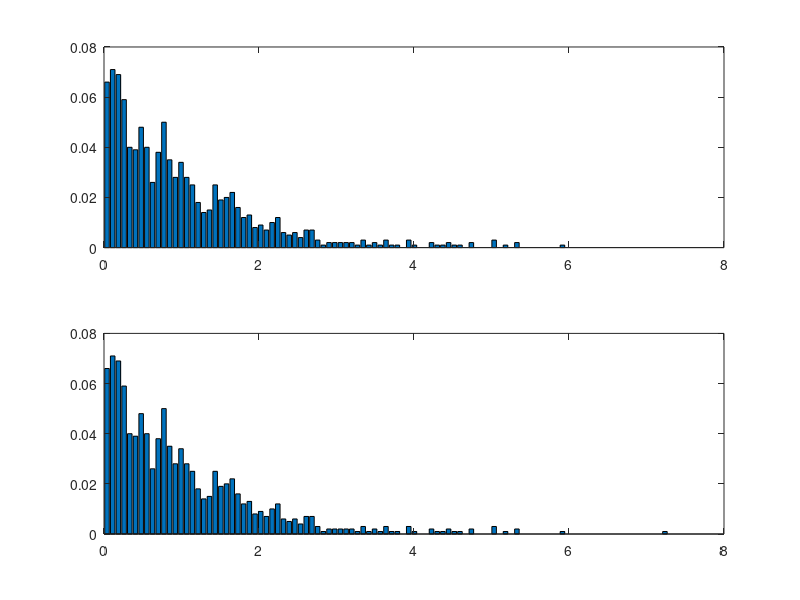

Here is the MATLAB script that generated this plot:
%This is similar to the PDF of a Rayleigh Fading Channel. h= x1+ jx2. Here
%x1 and x2 are 2 IID random variables each with mean=0 and variance=1/2. So
%h has mean=0 and variance=1. h is called the channel and the channel gain
%is given by g=|h|^2. g follows Exponential distribution.
N=1000
norm_mean=0;
norm_var=1/2;
x1=norm_mean+ sqrt(norm_var)*randn(1,N);
x2=norm_mean+ sqrt(norm_var)*randn(1,N);
h = x1+j*x2; %Complex Gaussian
z1=(abs(h)).^2;%absolute value of h
nob=100;%Number of bins
a=min(z1);
b=max(z1);
aa=linspace(a,b,nob); %We take the min and max of x to plot 10 Normally distributed numbers between them.
count(size(aa))=0;%counter initialised. Since there are 10 nob so we need only 9 counters.
for i=1:length(aa)-1
    for j=1:N
        if z1(j)>=aa(i) && z1(j)<aa(i+1)
            count(i)=count(i)+1;
        end
    end
    y(i)=(aa(i)+aa(i+1))/2;
end

%%
%Plotting
subplot(211);
bar(y,count(1:end-1)/N);
[bin val]=hist(z1,y);%This is the histogram command which directly plots the histogram
subplot(212);
bar(y,bin/length(z1));
